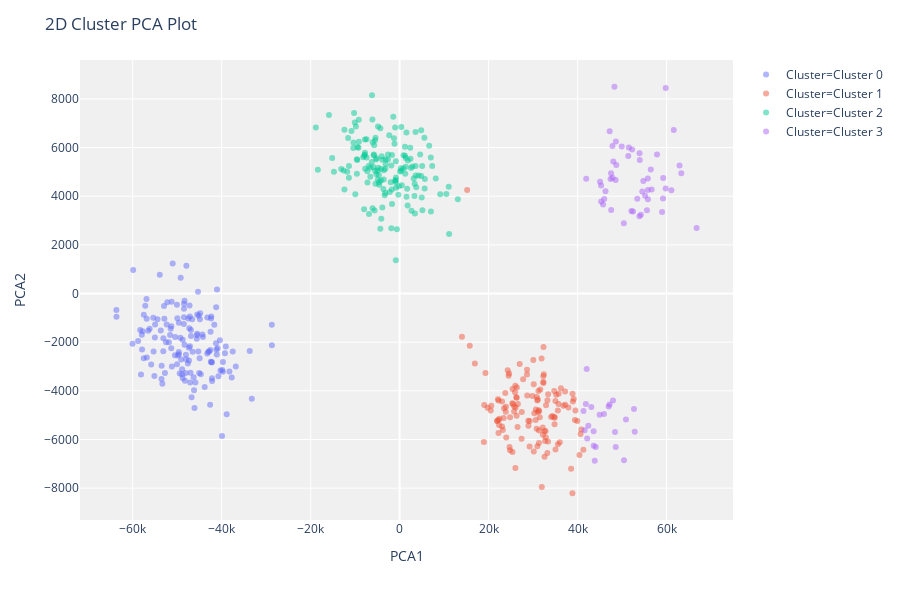

Write notebook code for a chart like this one.
### Code cell
plot_model(kmeans)

### Figure 1 — Plotly figure (JSON) as saved in the notebook; plotly's stock layout.template omitted (floating-point values rounded to 4 significant figures; data arrays with more than 128 entries replaced by an {"elided": "..."} marker saying what was removed)
{"data": [{"customdata": {"elided": "147x1 int values"}, "hoverlabel": {"namelength": 0}, "hovertemplate": "Cluster=Cluster 0<br>PCA1=%{x}<br>PCA2=%{y}<br>Feature=%{customdata[0]}", "legendgroup": "Cluster=Cluster 0", "marker": {"color": "#636efa", "opacity": 0.5, "symbol": "circle"}, "mode": "markers", "name": "Cluster=Cluster 0", "showlegend": true, "textposition": "top center", "type": "scatter", "x": {"elided": "147 float values"}, "xaxis": "x", "y": {"elided": "147 float values"}, "yaxis": "y"}, {"customdata": {"elided": "130x1 int values"}, "hoverlabel": {"namelength": 0}, "hovertemplate": "Cluster=Cluster 1<br>PCA1=%{x}<br>PCA2=%{y}<br>Feature=%{customdata[0]}", "legendgroup": "Cluster=Cluster 1", "marker": {"color": "#EF553B", "opacity": 0.5, "symbol": "circle"}, "mode": "markers", "name": "Cluster=Cluster 1", "showlegend": true, "textposition": "top center", "type": "scatter", "x": {"elided": "130 float values"}, "xaxis": "x", "y": {"elided": "130 float values"}, "yaxis": "y"}, {"customdata": {"elided": "156x1 int values"}, "hoverlabel": {"namelength": 0}, "hovertemplate": "Cluster=Cluster 2<br>PCA1=%{x}<br>PCA2=%{y}<br>Feature=%{customdata[0]}", "legendgroup": "Cluster=Cluster 2", "marker": {"color": "#00cc96", "opacity": 0.5, "symbol": "circle"}, "mode": "markers", "name": "Cluster=Cluster 2", "showlegend": true, "textposition": "top center", "type": "scatter", "x": {"elided": "156 float values"}, "xaxis": "x", "y": {"elided": "156 float values"}, "yaxis": "y"}, {"customdata": [[37], [65], [90], [59], [29], [58], [88], [63], [92], [17], [34], [22], [24], [36], [34], [87], [85], [61], [27], [59], [31], [31], [93], [17], [35], [28], [94], [28], [33], [56], [28], [86], [92], [18], [61], [32], [63], [58], [31], [62], [60], [62], [90], [33], [33], [65], [59], [65], [86], [32], [84], [84], [90], [91], [26], [92], [97], [84], [58], [61], [92], [87], [66], [22], [91], [30], [25], [28], [93], [90], [91], [89]], "hoverlabel": {"namelength": 0}, "hovertemplate": "Cluster=Cluster 3<br>PCA1=%{x}<br>PCA2=%{y}<br>Feature=%{customdata[0]}", "legendgroup": "Cluster=Cluster 3", "marker": {"color": "#ab63fa", "opacity": 0.5, "symbol": "circle"}, "mode": "markers", "name": "Cluster=Cluster 3", "showlegend": true, "textposition": "top center", "type": "scatter", "x": [48550.0, 42410.0, 46270.0, 48030.0, 62910.0, 43630.0, 55590.0, 56650.0, 41330.0, 43860.0, 53900.0, 44950.0, 47550.0, 47840.0, 59800.0, 47180.0, 51400.0, 57860.0, 47420.0, 58980.0, 48410.0, 55170.0, 59800.0, 53980.0, 56450.0, 46990.0, 53420.0, 41580.0, 47840.0, 48600.0, 52470.0, 52260.0, 50430.0, 51530.0, 46000.0, 63320.0, 52090.0, 50400.0, 43600.0, 54540.0, 52680.0, 54780.0, 45730.0, 59240.0, 41860.0, 48280.0, 54230.0, 49920.0, 48580.0, 45920.0, 45300.0, 55810.0, 43080.0, 48700.0, 50870.0, 44070.0, 47210.0, 52840.0, 47520.0, 53920.0, 42160.0, 66750.0, 45280.0, 61620.0, 61090.0, 41930.0, 55780.0, 42050.0, 55800.0, 45050.0, 59200.0, 47960.0], "xaxis": "x", "y": [4668.0, -5432.0, 4207.0, 5422.0, 5261.0, -6255.0, 3427.0, 4271.0, -4824.0, -6877.0, 3177.0, -4986.0, 3438.0, 4758.0, 4316.0, -4558.0, 5657.0, 5718.0, 4709.0, 3351.0, -5694.0, 4017.0, 8450.0, 5488.0, 5101.0, -4647.0, 3894.0, -5616.0, 6060.0, 6250.0, 3372.0, 5916.0, -6854.0, 6007.0, 3884.0, 4946.0, 3388.0, 2891.0, -5657.0, 4194.0, -4749.0, 4630.0, 3658.0, 4745.0, -4543.0, 8500.0, 3238.0, 6049.0, -6305.0, -4954.0, 3778.0, 3879.0, -4661.0, 5282.0, -5178.0, -6308.0, 6674.0, -5678.0, 4942.0, 5766.0, -5954.0, 2693.0, 4437.0, 6726.0, 4244.0, 4718.0, 4732.0, -3106.0, 4253.0, 4591.0, 3904.0, -4397.0], "yaxis": "y"}], "layout": {"height": 600, "legend": {"tracegroupgap": 0}, "margin": {"t": 60}, "plot_bgcolor": "rgb(240,240,240)", "title": {"text": "2D Cluster PCA Plot"}, "xaxis": {"anchor": "y", "domain": [0, 1], "title": {"text": "PCA1"}}, "yaxis": {"anchor": "x", "domain": [0, 1], "title": {"text": "PCA2"}}}}
